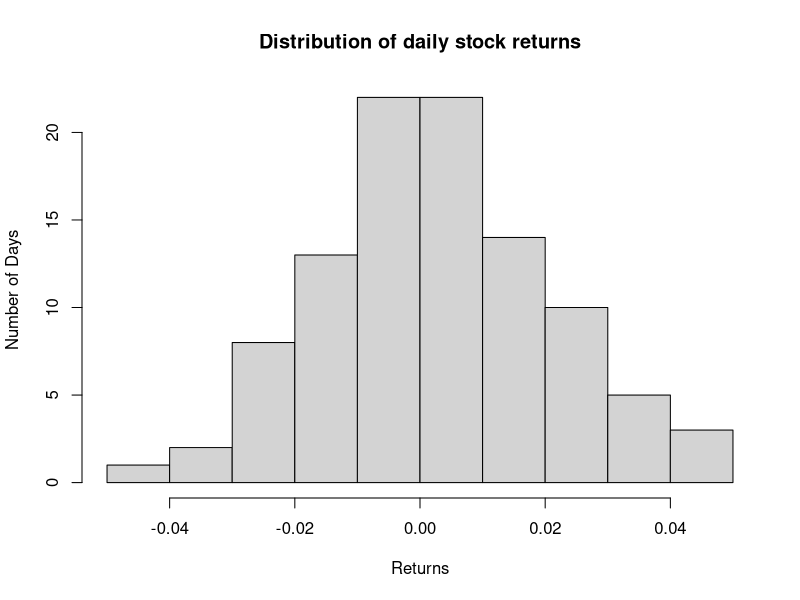
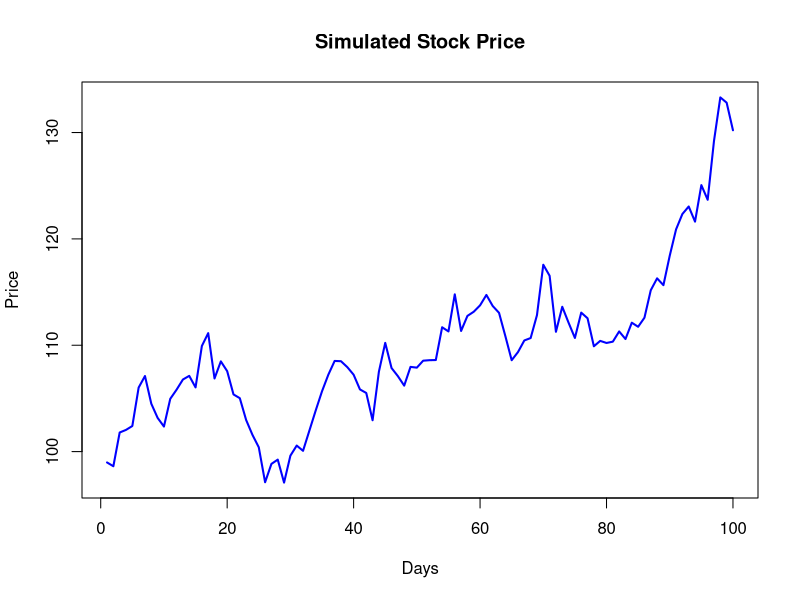

Generate these figures, in order, with R:
## ---- chunk 1
# Simulate daily returns for a stock

# Ensure reproducibility
set.seed(123)  
# Number of days
n <- 100
# Normal distribution
daily_returns <- rnorm(n, mean = 0.001, sd = 0.02)  
# Compute cumulative returns, starting price = 100
price <- cumprod(1 + daily_returns) * 100  
price[1:10]
## ---- chunk 2
hist(daily_returns, 
     main = "Distribution of daily stock returns",
     xlab = "Returns",
     ylab = "Number of Days")

## ---- chunk 3
# Visualize the stock price
plot(price, type = "l", col = "blue", lwd = 2,
     main = "Simulated Stock Price",
     xlab = "Days", ylab = "Price")

